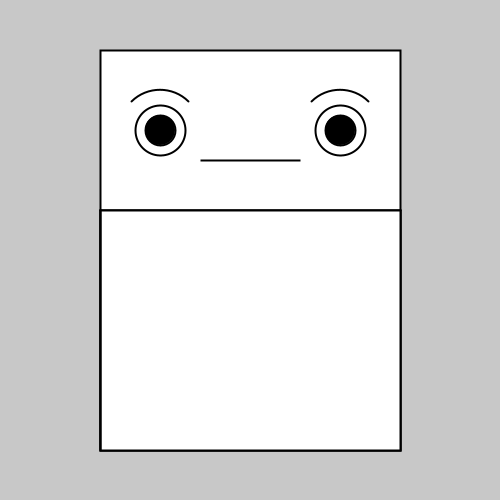
Frame 1 (no input)
Frame 60 (the mouse pressed at the canvas centre just before this capture): identical to frame 1, image omitted
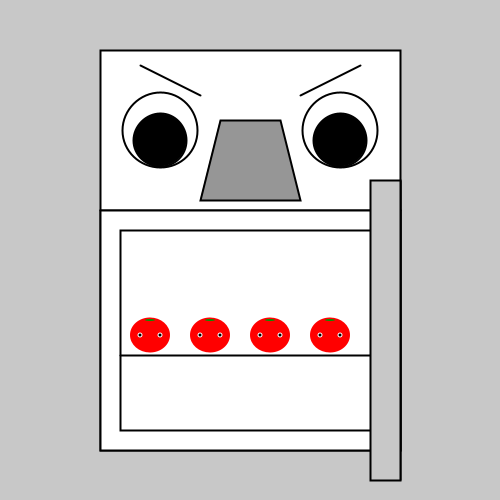
Frame 120 (the mouse held since frame 60 and released just before this capture)

The Processing sketch that drew these frames (run headless with seeded random() and noise(); from frame 60 on, the mouse is pressed at the canvas centre):

// Processing sketch: processing_50697
// ── processing_50697.pde

//Ayako Matsuda
//DESMA 28 Winter 2012

float erx;
float elx;
float by= 130;// y-coordinate for pupil both 
float ed = 30; //diameter for ellipse
float erd = ed+20;
float rx = 160; // x-coordinate for pupil right
float lx= 340;// x-coordinate for pupil left
float ey; //y-coordinate for moving pupil both
float rs; // rescale for eyes (pupil)
float rs2; // rescale for eyes (white)


void setup()
{
  background(200); // set gray background
  size (500, 500); // dimensions of the display window
  smooth(); // anti-alias lines
  strokeWeight(2); // set width of line strokes
}

void draw()
{
  //permanent parts
  background (200);

  //body
  fill(255); // set color used to fill shapes
  rect (100, by-80, 300, 400);

  //middle line
  line (100, by+80, 400, by+80);

  fill (150);
  rect (125, by+100, 20, 60);

  //inside
  fill (255);
  rect (100, by +80, 300, 240);


  //mouth
  float m = map(mouseX, 50, 250, 30, 70);
  m = constrain (m, 30, 70);
  fill(150);
  quad (220, by+60-m, 280, by + 60-m, 300, by+ m, 200, by + m);

  //eyes
  float v = map(mouseX, 50, 250, 0, 10);
  v = constrain (v, 0, 10);
  ey = by+ v;

  float p = map(mouseX, 50, 150, 160, 153);
  p = constrain (p, 153, 160);

  float t = map(mouseX, 150, 250, 153, 160);
  t = constrain (t, 153, 160);

  //eyes-white part
  float s = map (mouseX, 150, 250, 1, 1.75);
  s = constrain (s, 1, 1.75);
  float s2 = map (mouseX, 150, 250, 1, 1.5);
  s2 = constrain (s2, 1, 1.5);
  rs2 = erd * s2;
  fill(255);
  ellipse (160, by, rs2, rs2);
  ellipse (340, by, rs2, rs2);


  //eyes-pupil
  rs = ed * s;
  if (mouseX>150) 
  {
    p = t;
  }
  fill (0);
  ellipse (p, ey, rs, rs);
  ellipse (p+180, ey, rs, rs);


  //inside
  float inside = map (mouseX, 50, 200, 0, 260);
  inside = constrain (inside, 0, 260);
  float lighten = map (mouseX, 50, 200, 255, 0);
  lighten = constrain (lighten, 0, 255);
  float inside2 = constrain (inside, 0, 255);
  float inside3 = constrain (inside, 0, 150);
  fill (inside);
  rect (120, by +100, 260, 200);
  line (120, by + 225, 120 + 260, by + 225);

  //tomato/shape
  float stretch = map (mouseX, 260, 320, 0, 50);
  stretch = constrain (stretch, 0, 50);
  float stretch2 = map (mouseX, 320, 380, 0, 50);
  stretch2 = constrain (stretch2, 0, 50);
  float stretch3 = map (mouseX, 380, 440, 0, 50);
  stretch3 = constrain (stretch3, 0, 50);
  float stretch4 = map (mouseX, 440, 500, 0, 50);
  stretch4 = constrain (stretch4, 0, 50);

//head
noStroke();
  fill(inside2, 0, 0);
  ellipse (150, by+ 205- stretch/2, 40, 35+ stretch);
  ellipse (210, by+ 205- stretch2/2, 40, 35+ stretch2);
  ellipse (270, by+ 205- stretch3/2, 40, 35+ stretch3);
  ellipse (330, by+ 205- stretch4/2, 40, 35+ stretch4);

  //tomato mouth
  fill(0);
  ellipse (150, by+ 210- stretch/2, 15, stretch);
  ellipse (210, by+ 210- stretch2/2, 15, stretch2);
  ellipse (270, by+ 210- stretch3/2, 15, stretch3);
  ellipse (330, by+ 210- stretch4/2, 15, stretch4);
  
  //tomato eyes
  noStroke();
  fill(255);
  ellipse (150 - 10, by+ 205- stretch, 5, 5);
  ellipse (150 + 10, by+ 205- stretch, 5, 5);
  ellipse (210 - 10, by+ 205- stretch2, 5, 5);
  ellipse (210 + 10, by+ 205- stretch2, 5, 5);
  ellipse (270 - 10, by+ 205- stretch3, 5, 5);
  ellipse (270 + 10, by+ 205- stretch3, 5, 5);
  ellipse (330 - 10, by+ 205- stretch4, 5, 5);
  ellipse (330 + 10, by+ 205- stretch4, 5, 5);

  fill (0);
  ellipse (150 - 10, by+ 205- stretch, 3, 3);
  ellipse (150 + 10, by+ 205- stretch, 3, 3);
  ellipse (210 - 10, by+ 205- stretch2, 3, 3);
  ellipse (210 + 10, by+ 205- stretch2, 3, 3);
  ellipse (270 - 10, by+ 205- stretch3, 3, 3);
  ellipse (270 + 10, by+ 205- stretch3, 3, 3);
  ellipse (330 - 10, by+ 205- stretch4, 3, 3);
  ellipse (330 + 10, by+ 205- stretch4, 3, 3);

  //tomato head
  fill(0, inside3, 0);
  ellipse (150, by+ 190- stretch, 10, 2);
  ellipse (210, by+ 190- stretch2, 10, 2);
  ellipse (270, by+ 190- stretch3, 10, 2);
  ellipse (330, by+ 190- stretch4, 10, 2);

  stroke(0);

  //door open 
  float xradius = 300;
  float yradius = 30;
  float zradius = 30;
  float angle = map(mouseX, 50, 200, 0, PI/2);
  angle = constrain (angle, 0, PI/2);
  float angle2 = map (mouseX, 70, 200, 0, PI/2);
  angle2 = constrain (angle2, 0, PI/2);

  fill (lighten);
  quad (400 - xradius*cos(angle), by+80 - yradius*sin(angle), 
  400, by+80, 
  400, 450, 
  400 - xradius*cos(angle), 450 + yradius*sin(angle) );

  fill(200);
  quad(400 - xradius*cos(angle) - zradius*sin(angle), by+80 - yradius*sin(angle2), 
  400 - xradius*cos(angle), by+80 - yradius*sin(angle), 
  400 - xradius*cos(angle), 450 + yradius*sin(angle), 
  400 - xradius*cos(angle) - zradius*sin(angle), 450 + yradius*sin(angle2) );




  //eyebrows FIX
  float ebscale = map (mouseX, 150, 250, 0, 30);
  ebscale = constrain (ebscale, 0, 30);
  
  if (mouseX<250)
  {
    noFill();
    arc (160, by, erd+30 +ebscale, erd+30+ebscale, PI*5/4, PI*7/4 );
    arc (340, by, erd+30+ebscale, erd+30+ebscale, PI*5/4, PI*7/4);
  }
  else
  {
    line ( 140, 65, 200, 95);
    line ( 360, 65, 300, 95);
  }
}
